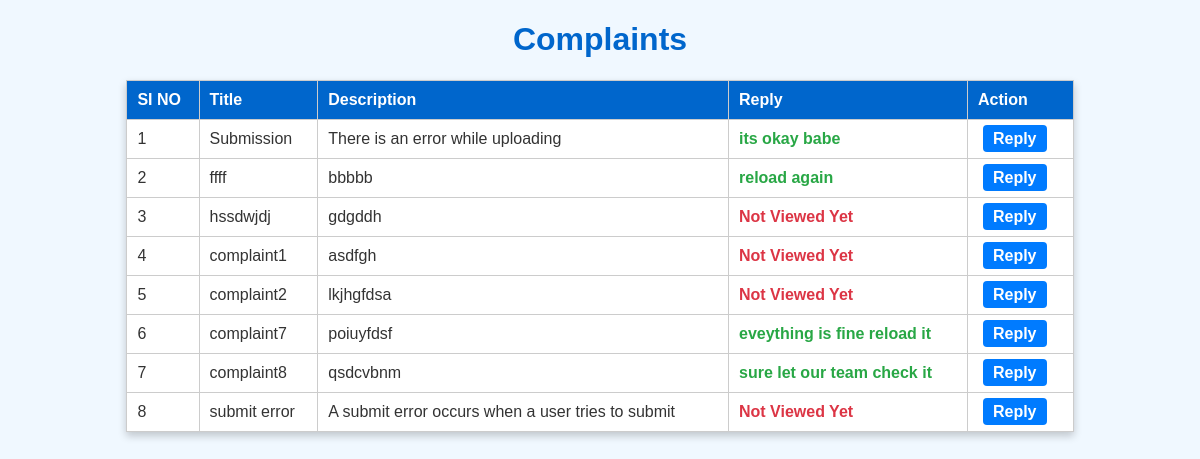
Screenshot of /Project/Admin/ViewComplaint.php with the database file from the repository.
### tables this page shows
CREATE TABLE `tbl_complaint` (
  `complaint_id` int(11) NOT NULL,
  `complaint_title` varchar(50) NOT NULL,
  `complaint_content` varchar(50) NOT NULL,
  `complaint_reply` varchar(50) NOT NULL,
  `complaint_status` varchar(50) NOT NULL DEFAULT '0',
  `user_id` int(11) NOT NULL
);

### Project/Admin/ViewComplaint.php (the view, shortened to what this page needs)
<?php
include("../Assets/Connection/Connection.php");
?>
<!DOCTYPE html>
<html>
<head>
</head>
<body>
    <h1 align="center" style="color:#0066cc">Complaints</h1>
    <table>
        <tr>
            <th>SI NO</th>
            <th>Title</th>
            <th>Description</th>
            <th>Reply</th>
            <th>Action</th>
        </tr>
        <?php
        $i = 0;
        $sel = "select * from tbl_complaint";
        $result = $con->query($sel);
        while ($data = $result->fetch_assoc()) {
            $i++;
        ?>
        <tr>
            <td><?php echo $i; ?></td>
            <td><?php echo $data['complaint_title']; ?></td>
            <td><?php echo $data['complaint_content']; ?></td>
            <td>
                <?php
                $reply = $data['complaint_reply'];
                if ($reply == '') {
                    echo "<span class='not-viewed'>Not Viewed Yet</span>";
                } else {
                    echo "<span class='viewed'>" . $data['complaint_reply'] . "</span>";
                }
                ?>
            </td>
            <td class="action-links">
                <a href="reply.php?cid=<?php echo $data['complaint_id']; ?>">Reply</a>
            </td>
        </tr>
        <?php
        }
        ?>
    </table>
</body>
</html>

### Project/Admin/ViewComplaint.php (style rules this page uses)
body { font-family: Arial, sans-serif; background-color: #f0f8ff; color: #333; }
table { border-collapse: collapse; width: 80%; margin: 20px auto; background-color: #e6f0ff; box-shadow: 0px 4px 8px rgba(0, 0, 0, 0.2); }
th, td { padding: 10px; text-align: left; border: 1px solid #cccccc; }
th { background-color: #0066cc; color: white; }
td { background-color: #ffffff; }
tr:nth-child(even) { background-color: #d1e7ff; }
.not-viewed { color: #dc3545; font-weight: bold; }
.viewed { color: #28a745; font-weight: bold; }
.action-links a { padding: 5px 10px; margin: 5px; border-radius: 4px; text-decoration: none; color: white; font-weight: bold; background-color: #007bff; }

### rows the page displays
tbl_complaint: complaint_title "Submission", complaint_content "There is an error while uploading", complaint_reply "its okay babe"
tbl_complaint: complaint_title "ffff", complaint_content "bbbbb", complaint_reply "reload again"
tbl_complaint: complaint_title "hssdwjdj", complaint_content "gdgddh", complaint_reply "Not Viewed Yet"
tbl_complaint: complaint_title "complaint1", complaint_content "asdfgh", complaint_reply "Not Viewed Yet"
tbl_complaint: complaint_title "complaint2", complaint_content "lkjhgfdsa", complaint_reply "Not Viewed Yet"
tbl_complaint: complaint_title "complaint7", complaint_content "poiuyfdsf", complaint_reply "eveything is fine reload it"
tbl_complaint: complaint_title "complaint8", complaint_content "qsdcvbnm", complaint_reply "sure let our team check it"
tbl_complaint: complaint_title "submit error", complaint_content "A submit error occurs when a user tries to submit", complaint_reply "Not Viewed Yet"
